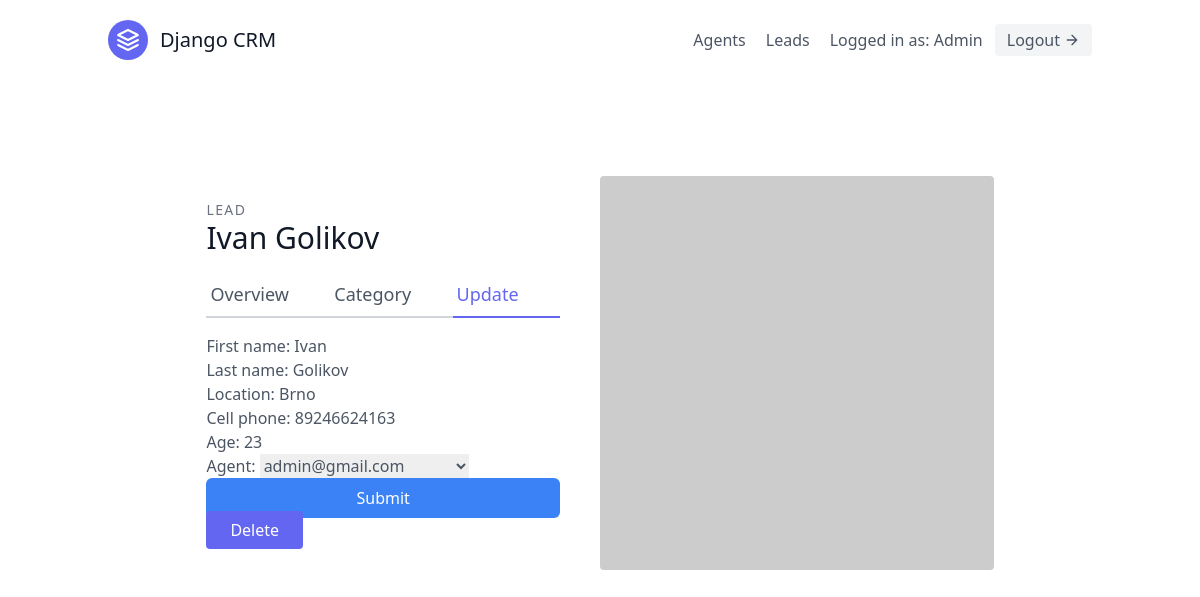
The page /leads/1/update/ (signed in) on the database its author committed.
### leads/models.py (models this page shows, shortened)
class User(AbstractUser):
    is_organisor = models.BooleanField(default=True)
    is_agent = models.BooleanField(default=False)

class Lead(models.Model):
    first_name = models.CharField('First name', max_length=30)
    last_name = models.CharField('Last name', max_length=30)
    age = models.IntegerField('Age', default=0)
    location = models.CharField('Location', max_length=225)
    cell_phone = models.CharField('Cell phone', max_length=20)
    organisation = models.ForeignKey('UserProfile', on_delete=models.CASCADE)
    agent = models.ForeignKey('Agent', null=True, blank=True, on_delete=models.SET_NULL)
    category = models.ForeignKey('Category', related_name="leads", null=True, blank=True, on_delete=models.SET_NULL)

### leads/views.py (the view, shortened to what this page needs)
# urls.py: path('<int:pk>/update/', LeadUpdateView.as_view(), name="lead-update"),
class LeadUpdateView(OrganisorLoginRequiredMixin, generic.UpdateView):
    template_name = "leads/lead_update.html"
    form_class = LeadModelForm
    def get_queryset(self):
        user = self.request.user
        if user.is_organisor:
            return Lead.objects.filter(organisation=user.userprofile)

### leads/forms.py
class LeadModelForm(forms.ModelForm):
    class Meta:
        model = Lead
        fields = (
            'first_name',
            'last_name',
            'location',
            'cell_phone',
            'age',
            'agent',
        )

### agents/mixins.py (called while the page is built)
    def dispatch(self, request, *args, **kwargs):
        if not request.user.is_authenticated or not request.user.is_organisor:
            return redirect("leads:lead-list")
        return super().dispatch(request, *args, **kwargs)

### leads/models.py (called while the page is built)
    def __str__(self):
        return f'{self.user.email}'

### leads/templates/leads/lead_update.html (shortened to what this page needs)
{% extends "base.html" %}
{% load tailwind_filters %}
{% block content %}
    <section class="text-gray-600 body-font overflow-hidden">
        <div class="container px-5 py-24 mx-auto">
            <div class="lg:w-4/5 mx-auto flex flex-wrap">
            <div class="lg:w-1/2 w-full lg:pr-10 lg:py-6 mb-6 lg:mb-0">
                <h2 class="text-sm title-font text-gray-500 tracking-widest">LEAD</h2>
                <h1 class="text-gray-900 text-3xl title-font font-medium mb-4"> {{lead.first_name}} {{lead.last_name}} </h1>
                <div class="flex mb-4">
                    <a href="{% url 'leads:lead-detail' lead.pk %}" class="flex-grow border-b-2 border-gray-300 py-2 text-lg px-1">Overview</a>
                    <a href="{% url 'leads:lead-category-update' lead.pk %}" class="flex-grow border-b-2 border-gray-300 py-2 text-lg px-1">Category</a>
                    <a href="{% url 'leads:lead-update' lead.pk %}" class="flex-grow text-indigo-500 border-b-2 border-indigo-500 py-2 text-lg px-1">Update</a>
                </div>
                <form method="post">
                    {{ form|crispy }}
                    <button class="w-full text-white bg-blue-500 hover:bg-blue-600 px-3 py-2 rounded-md" type="submit"> Submit </button>
                </form>
                <a href="{% url 'leads:lead-delete' lead.pk %}" class="w-1/2 mt-4 text-white bg-indigo-500 border-0 py-2 px-6 focus:outline-none hover:bg-indigo-600 rounded">
                    Delete
                </a>
            </div>
            <img alt="ecommerce" class="lg:w-1/2 w-full lg:h-auto h-64 object-cover object-center rounded" src="https://dummyimage.com/400x400">
            </div>
        </div>
    </section>
{% endblock content %}

### templates/navbar.html (shortened to what this page needs)
{% load tailwind_filters %}
<header class="text-gray-600 body-font">
  <div class="container mx-auto flex flex-wrap p-5 flex-col md:flex-row items-center">
    <a class="flex title-font font-medium items-center text-gray-900 mb-4 md:mb-0">
      <svg xmlns="http://www.w3.org/2000/svg" fill="none" stroke="currentColor" stroke-linecap="round" stroke-linejoin="round" stroke-width="2" class="w-10 h-10 text-white p-2 bg-indigo-500 rounded-full" viewBox="0 0 24 24">
        <path d="M12 2L2 7l10 5 10-5-10-5zM2 17l10 5 10-5M2 12l10 5 10-5"></path>
      </svg>
      <span class="ml-3 text-xl">Django CRM</span>
    </a>
    <nav class="md:ml-auto flex flex-wrap items-center text-base justify-center">
      {% if not request.user.is_authenticated %}
        <a href="{% url 'signup' %}" class="mr-5 hover:text-gray-900">Signup</a>
      {% else %}
      {% if request.user.is_organisor %}
        <a href="{% url "agents:agent-list" %}" class="mr-5 hover:text-gray-900">Agents</a>
      {% endif %}
        <a href="{% url "leads:lead-list" %}" class="mr-5 hover:text-gray-900">Leads</a>
      {% endif %}
    </nav>
    {% if request.user.is_authenticated %}
    Logged in as: {{ request.user.username }}
    <form method="post" action="{% url 'logout' %}">
      <button class="ml-3 inline-flex items-center bg-gray-100 border-0 py-1 px-3 focus:outline-none hover:bg-gray-200 rounded text-base mt-4 md:mt-0">
          Logout
          <svg fill="none" stroke="currentColor" stroke-linecap="round" stroke-linejoin="round" stroke-width="2" class="w-4 h-4 ml-1" viewBox="0 0 24 24">
              <path d="M5 12h14M12 5l7 7-7 7"></path>
          </svg>
      </button>
    </form>
    {% endif %}
  </div>
</header>

### rows shown on the page
User: user.username "Admin"
Lead: first_name "Ivan", last_name "Golikov", location "Brno", cell_phone "89246624163", age "23", agent "admin@gmail.com"
